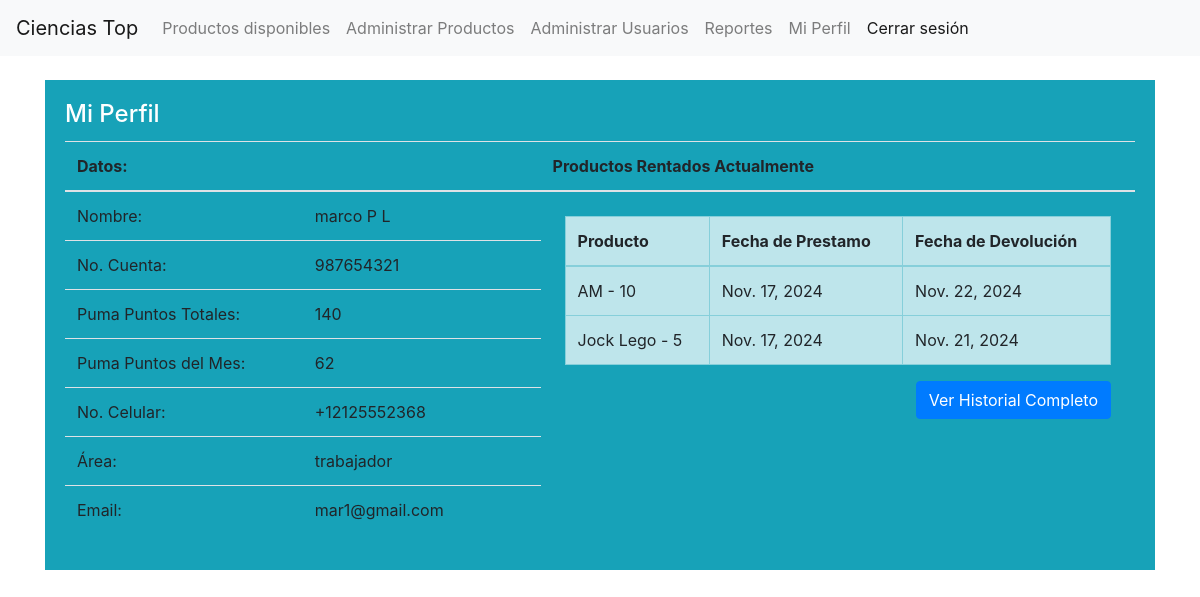
Before: /usuarios/usuario/perfil (signed in) with the older database file.
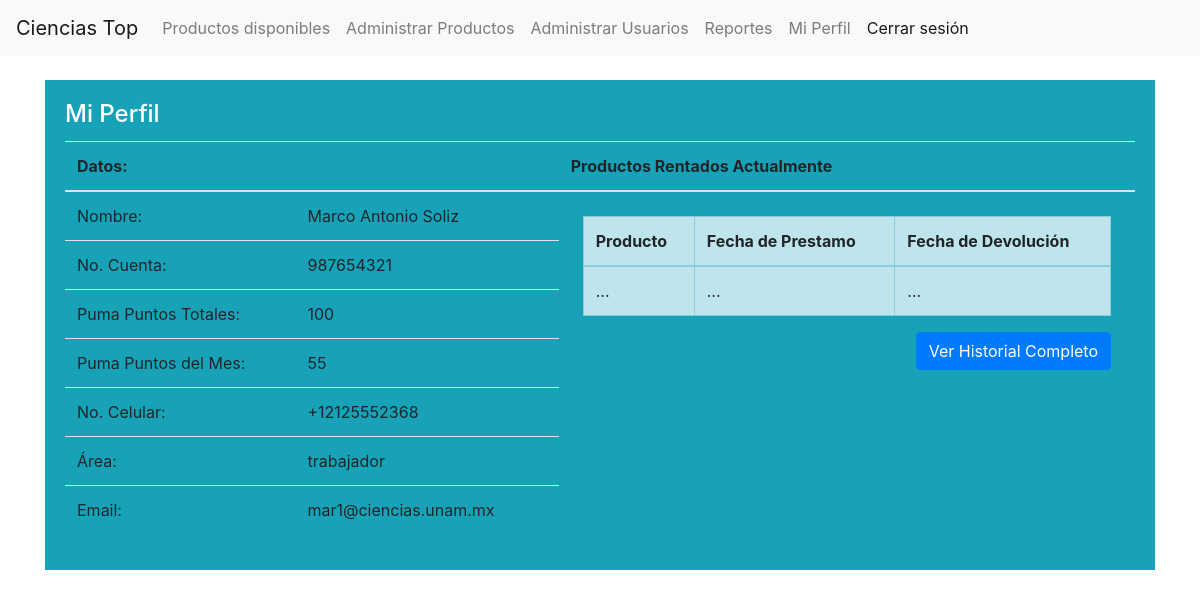
After: the same page with the newer database file.
### usuario/models.py (models this page shows, shortened)
class Usuario(models.Model):
    user = models.OneToOneField(User, on_delete=models.CASCADE)
    nombre = models.CharField(max_length=40)
    apellidopaterno = models.CharField(max_length=40)
    apellidomaterno = models.CharField(max_length=40)
    puntos = models.IntegerField(default=100)
    celular = PhoneNumberField()
    nocuenta = models.CharField(max_length=9)
    area = models.CharField(max_length=100, default='trabajador')
    email = models.EmailField()
    oculto = models.BooleanField(default=False)

### producto/models.py (models this page shows)
class Renta(models.Model):
    id = models.AutoField(primary_key=True)
    id_producto = models.ForeignKey(Producto,
                                    on_delete=models.CASCADE,
                                      verbose_name='Titulo',
                                      related_name='rentas')
    id_deudor = models.ForeignKey(User,on_delete=models.CASCADE, verbose_name='ID_deudor')
    fecha_prestamo = models.DateField()
    fecha_devuelto = models.DateField(null=True)

class Producto(models.Model):
    user = models.ForeignKey(User, on_delete=models.DO_NOTHING, null=True, related_name='productos')
    id = models.BigAutoField(primary_key=True)
    nombre = models.CharField(max_length=100)
    costo = models.IntegerField()
    descripcion = models.TextField()
    imagen = models.ImageField(upload_to='productos_imagenes')
    categoria = models.TextField()
    dias = models.IntegerField(
        validators=[
            MinValueValidator(3),
            MaxValueValidator(7)
        ]
    )
    def __str__(self):
        return self.nombre + ' - ' + str(self.costo)

### usuario/views.py (the view)
# urls.py: path('usuario/perfil', views.perfil, name='perfil'),
def perfil(request):
    usuario_actual = request.user
    usuario = Usuario.objects.get(user=usuario_actual)
    try:
        rentas = Renta.objects.filter(id_deudor=usuario_actual).filter(fecha_devuelto__isnull=True)
    except Renta.DoesNotExist:
        rentas = None
    rentas_activas = []
    for renta in rentas:
        objeto_rentado = renta.id_producto
        fecha_devolucion = renta.fecha_prestamo + dt.timedelta(days=objeto_rentado.dias)
        rentas_activas.append({'renta':renta, 'fecha_devolucion':fecha_devolucion})
    hoy = datetime.now()
    puntos_del_mes = 0
    try:
        rentas_historicas = Renta.objects.filter(id_deudor=usuario_actual)
    except Renta.DoesNotExist:
        rentas = None
    for renta in rentas_historicas:
        objeto_rentado = renta.id_producto
        if renta.fecha_prestamo.month == hoy.month:
            puntos_del_mes += int(objeto_rentado.costo / 2)
    acumulaciones_del_mes = Acumulacion.objects.filter(usuario=usuario).filter(fecha__year=hoy.year, fecha__month=hoy.month)
    for acumulacion in acumulaciones_del_mes:
        puntos_del_mes+=acumulacion.puntos
    if len(usuario.nocuenta) == 9:
        es_estudiante = True
    else:
        es_estudiante = False
    if usuario_actual.groups.filter(name='proveedor').exists():
        es_proveedor = True
    else:
        es_proveedor = False
    is_usuario_c = request.user.groups.filter(name='usuario_c').exists()
    is_adminn = request.user.groups.filter(name='administrador').exists()
    is_prov = request.user.groups.filter(name='proveedor').exists()
    return render(request, 'usuarios/perfil.html',
                  {'usuario':usuario,
                   'puntos_del_mes':puntos_del_mes,
                   'es_estudiante':es_estudiante,
                   'es_proveedor':es_proveedor,
                   'rentas_activas':rentas_activas,
                   'is_usuario_c': is_usuario_c,
                   'is_prov': is_prov,
                   'is_adminn': is_adminn
                   })

### usuario/templates/usuarios/perfil.html (shortened to what the changed rows need)
{% extends 'base.html' %}
{% block contenido %}
<div class="card-body bg-info text-white">
    <div class="table-responsive">
        <table class="table bg-info">
            <thead>
                <tr>
                    <th scope="col" class="col-2">Datos:</th>
                    <th scope="col" class="col-2"></th>
                    {% if not es_proveedor %}
                    <th scope="col" class="col-5">Productos Rentados Actualmente</th>
                    {% endif %}
                </tr>
            </thead>
            <tbody>
                <tr class="">
                    <td scope="row">Nombre: </td>
                    <td scope="row">{{usuario.nombre}} {{usuario.apellidopaterno}} {{usuario.apellidomaterno}} </td>
                    {% if not es_proveedor %}
                    <td scope="row" rowspan="6" class="p-4">
                        <div class="m-0 p-0">
                            <div class="card-body m-0 p-0">
                                <div class="table-responsive m-0">
                                    <table class="table table-bordered table-info m-0">
                                        <thead>
                                            <tr class="">
                                                <th scope="col">Producto</th>
                                                <th scope="col">Fecha de Prestamo</th>
                                                <th scope="col">Fecha de Devolución</th>
                                            </tr>
                                        </thead>
                                        <tbody>
                                            {% if not rentas_activas %}
                                            <tr class="">
                                                <td scope="row"> ... </td>
                                                <td> ... </td>
                                                <td>...</td>
                                            </tr>
                                            {% endif %}
                                            {% for producto in rentas_activas %}
                                            <tr class="">
                                                <td scope="row"> {{producto.renta.id_producto}} </td>
                                                <td>{{producto.renta.fecha_prestamo}}</td>
                                                <td>{{producto.fecha_devolucion}}</td>
                                            </tr>
                                            {% endfor %}
                                        </tbody>
                                    </table>
                                </div>
                            </div>
                        </div>
                        <div class="d-flex flex-row-reverse mt-3">
                        </div>
                    </td>
                    {% endif %}
                </tr>
                <tr class="">
                    {% if es_estudiante %}
                    <td scope="row" >No. Cuenta: </td>
                    {% else %}
                    <td scope="row" >No. Trabajador: </td>
                    {% endif %}
                    <td scope="row">{{usuario.nocuenta}}</td>
                </tr>
                {% if not es_proveedor %}
                <tr class="">
                    <td scope="row">Puma Puntos Totales: </td>
                    <td scope="row">{{usuario.puntos}}</td>
                </tr>
                <tr class="">
                    <td scope="row">Puma Puntos del Mes: </td>
                    <td scope="row">{{puntos_del_mes}}</td>
                </tr>
                {% endif %}
                <tr class="">
                    <td scope="row">No. Celular: </td>
                    <td scope="row">{{usuario.celular}}</td>
                </tr>
                <tr class="">
                    <td scope="row">Área: </td>
                    <td scope="row">{{usuario.area}}</td>
                </tr>
                <tr class="">
                    <td scope="row">Email: </td>
                    <td scope="row">{{usuario.email}}</td>
                </tr>
            </tbody>
        </table>
    </div>
</div>
{% endblock %}

Changed rows visible on the page:
removed Renta: renta.id_producto "AM - 10", renta.fecha_prestamo "Nov. 17, 2024", fecha_devolucion "Nov. 22, 2024"
removed Renta: renta.id_producto "Jock Lego - 5", renta.fecha_prestamo "Nov. 17, 2024", fecha_devolucion "Nov. 21, 2024"
changed Usuario "trabajador": nombre "marco" → "Marco"; apellidopaterno "P" → "Antonio"; apellidomaterno "L" → "Soliz"; puntos "140" → "100"; email "mar1@gmail.com" → "mar1@ciencias.unam.mx"
Other visible differences:
{{ puntos_del_mes }}: "62" → "55"
